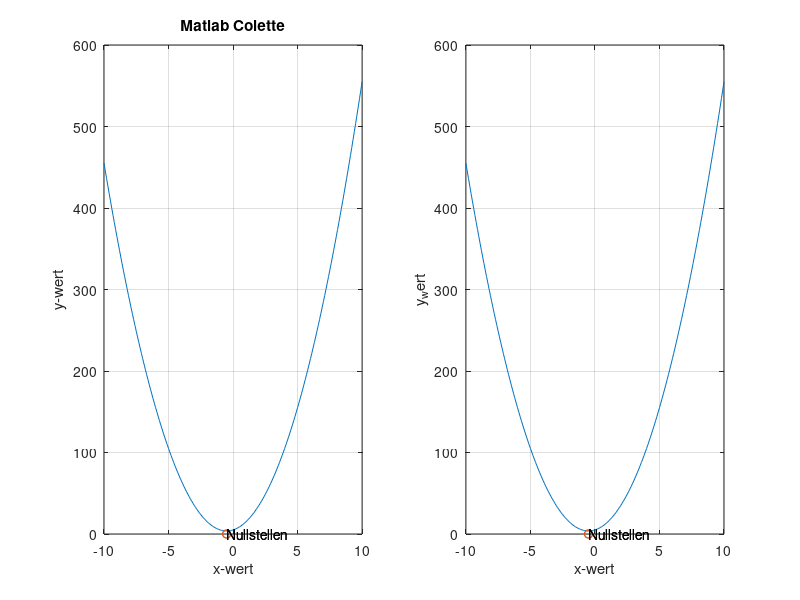

The MATLAB script that drew this image:
%f(x)=A*x^.2+B*x +C;
clear;
clc;
format compact;
echo off %Leerzellen unterdr?cken
disp('Nullstellen Berechnen')
disp('A*x^.2+B*x +C=f(x)');

A=input('A =');
B=input('B =');
C=input('C =');
 p = [A B C];
 
 roots(p);
 x =(-10:0.1:10);
 polyval(p,x);
 subplot(1,2,1);
 
  %0 zu o
 plot(x,polyval(p,x),roots(p),polyval(p,roots(p)),'o');

 title('Matlab Colette');
 xlabel('x-wert');
 ylabel('y-wert');
 grid on
 text(roots(p),polyval(p,roots(p)),'Nullstellen');
 %text('0,0','Nullstellen');
 c= B^2/(4*A);
 p=[A B C]; % Vektor der Eingabe Wert
 roots(p)
 %s du subplot weg
 subplot(1,2,2)
 
 %0 zu o
 plot(x,polyval(p,x),roots(p),polyval(p,roots(p)),'o') %Graf erstellen
 %title('0,0','Nullstellen');
 text(roots(p),polyval(p,roots(p)),'Nullstellen');
 xlabel('x-wert');
 ylabel('y_wert');
 %text('0,0','Nullstellen');
 grid on; %Raster an
 